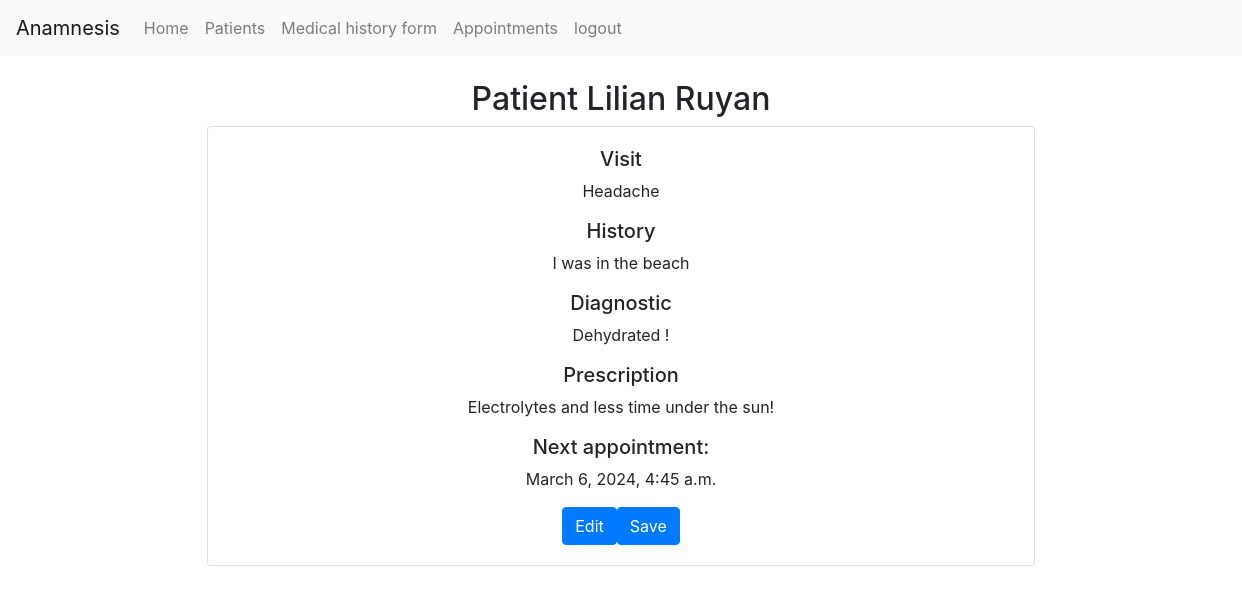
/fileview/2 (signed in), run on an earlier commit of the app's database.
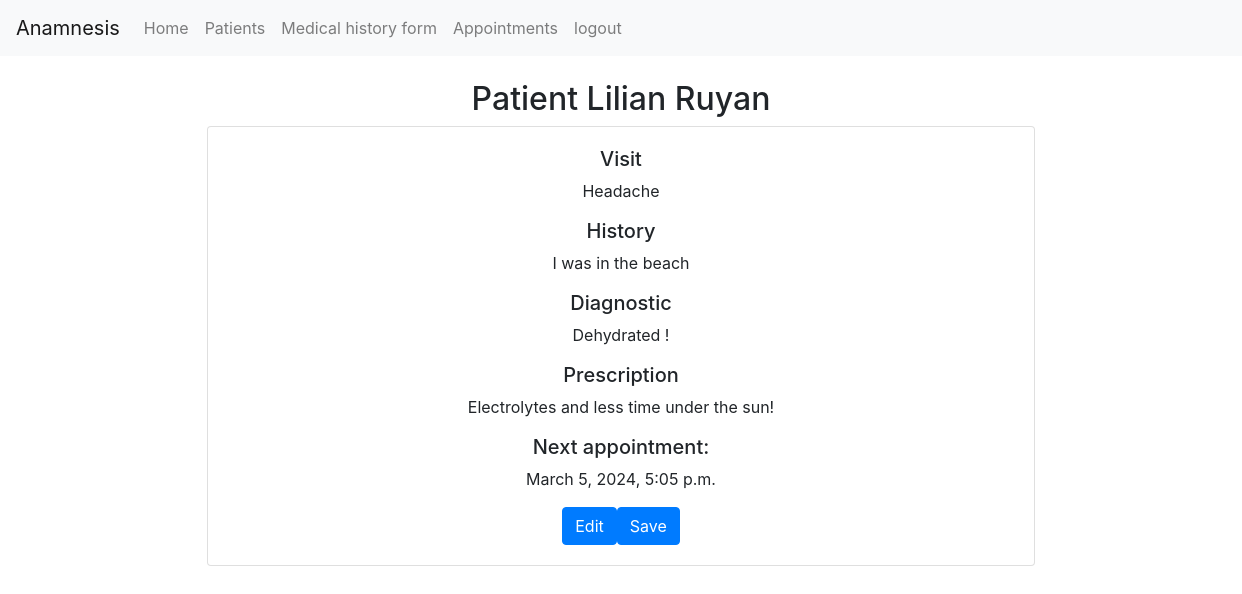
And on a later commit of the database.
### anamnesis/models.py (models this page shows)
class Patienthistory(models.Model):
    patient = models.ForeignKey(Patient, on_delete=models.CASCADE, blank=True, null=True, related_name="patient_history")
    date = models.DateTimeField() #date the file was created
    diagnostic =models.CharField(max_length=500, blank=True, null=True)
    history =models.CharField(max_length=500, blank=True, null=True) # Explanation of the symptoms
    prescription = models.CharField(max_length=500, blank=True, null=True)
    visit = models.CharField(max_length=30, blank=True, null=True) # Reason the patient is visiting
    nextappointment = models.DateTimeField(null=True)

class Patient(models.Model):
    doctor = models.ForeignKey(User, on_delete=models.CASCADE, blank=True, null=True, related_name="patients")
    name = models.CharField(max_length=25, blank=True)
    lastname = models.CharField(max_length=25, blank=True)
    address = models.CharField(max_length=50, blank=True, null=True)
    city = models.CharField(max_length=30, blank=True, null=True)
    state = models.CharField(max_length=20, blank=True, null=True)
    phonenumber = models.CharField(max_length=15, blank=True, null=True)
    date = models.DateTimeField(null=True)
    def __str__(self):
        return f"Patient {self.name} {self.lastname}"

### anamnesis/views.py (the view)
# urls.py: path("fileview/<int:file_id>", views.fileview, name="fileview"),
def fileview(request, file_id):
    fileofpatient = Patienthistory.objects.get(pk=file_id)
    return render(request, "anamnesis/fileview.html", {
        "fileofpatient": fileofpatient,
    })

### anamnesis/templates/anamnesis/fileview.html (shortened to what this page needs)
{% extends "anamnesis/layout.html" %}
{% load static %}
{% block body %}
{% if user.is_authenticated %}
    <h2 class="mt-4" style="text-align: center;">{{fileofpatient.patient}}</h2>
        <div class="card container col-sm-8" style="text-align: center;">
            <div class="card-body">
                <h5 class="card-title mb-2">Visit</h5>
                <p class="card-text">{{fileofpatient.visit}}</p>
                <h5 class="card-subtitletitle mb-2">History</h5>
                <p class="card-text">{{fileofpatient.history}}</p>
                <h5 class="card-title mb-2">Diagnostic</h5>
                <p id="diagnostic_{{fileofpatient.id}}" class="card-text">{{fileofpatient.diagnostic}}</p>
                <h5 class="card-title mb-2">Prescription</h5>
                <p id="prescription_{{fileofpatient.id}}" class="card-text">{{fileofpatient.prescription}}</p>
                <h5 class="card-title mb-2">Next appointment:</h5>
                <p id="nextappointment_{{fileofpatient.id}}" class="card-text">{{fileofpatient.nextappointment}}</p>
                <button type="button" class="btn btn-primary" onclick="edit({{fileofpatient.id}})">Edit</button><button type="button" class="btn btn-primary" onclick="save({{fileofpatient.id}})">Save</button>
            </div>
        </div>
{% else %}
<h1>403  You do not have access. Log in</h1>
{% endif %}
{% endblock %}

What changed in the data, as far as the page shows it:
changed Patienthistory "Headache": nextappointment "March 6, 2024, 4:45 a.m." → "March 5, 2024, 5:05 p.m."
